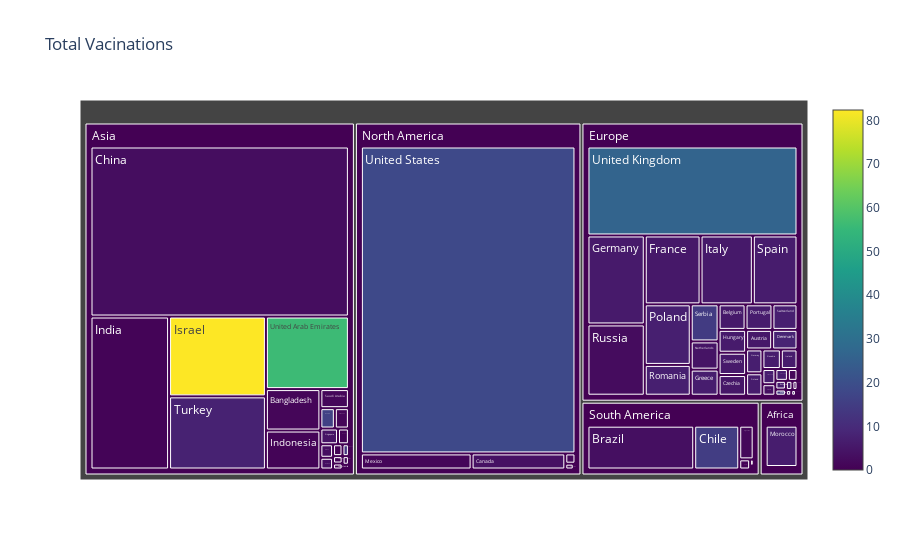

Here is the notebook cell this chart was saved with:
### Code cell
fig = go.Figure(go.Treemap(
    labels = labels,
    parents = parents,
    values = values3,
    marker=dict(colorscale='Viridis', colors=color3, showscale=True)
))
fig.update_layout(title='Total Vacinations')

fig.show()

### Figure 1 — Plotly figure (JSON) as saved in the notebook; plotly's stock layout.template omitted (floating-point values rounded to 4 significant figures)
{"data": [{"labels": ["Albania", "Algeria", "Andorra", "Argentina", "Austria", "Azerbaijan", "Bahrain", "Bangladesh", "Barbados", "Belgium", "Bolivia", "Brazil", "Bulgaria", "Canada", "Chile", "China", "Colombia", "Costa Rica", "Croatia", "Cyprus", "Czechia", "Denmark", "Dominican Republic", "Ecuador", "Egypt", "Estonia", "Finland", "France", "Germany", "Greece", "Guyana", "Hungary", "Iceland", "India", "Indonesia", "Iran", "Ireland", "Israel", "Italy", "Japan", "Kuwait", "Latvia", "Lebanon", "Liechtenstein", "Lithuania", "Luxembourg", "Maldives", "Malta", "Mauritius", "Mexico", "Monaco", "Morocco", "Myanmar", "Nepal", "Netherlands", "Norway", "Oman", "Pakistan", "Panama", "Peru", "Poland", "Portugal", "Qatar", "Romania", "Russia", "Saudi Arabia", "Serbia", "Seychelles", "Singapore", "Slovakia", "Slovenia", "South Africa", "Spain", "Sri Lanka", "Sweden", "Switzerland", "Turkey", "United Arab Emirates", "United Kingdom", "United States", "Africa", "Asia", "North America", "Europe", "South America"], "marker": {"colors": [0.11, 0.17, 2.1, 1.56, 5.41, 0.64, 15.97, 1.26, 3.17, 5.68, 0.09, 3.21, 1.56, 3.72, 15.03, 2.82, 0.07, 1.9, 3.46, 6.48, 5.07, 8.18, 0, 0.05, 0, 6.57, 6.3, 5.41, 5.81, 6.65, 0.08, 6.21, 7.54, 0.8, 0.72, 0.01, 6.3, 82.4, 5.69, 0, 3.21, 2.35, 0.19, 3.94, 6.91, 4.62, 12.95, 14.06, 0.02, 1.28, 6.12, 6.67, 0.19, 0.54, 4.38, 6.86, 3.09, 0.02, 1.06, 0.49, 7.03, 6.44, 1.74, 7.02, 2.67, 1.44, 14.5, 62.39, 4.38, 6.31, 6.81, 0.02, 6.28, 1.23, 5.8, 7.07, 7.75, 56.15, 26.3, 18.33, 0, 0, 0, 0, 0], "colorscale": [[0, "#440154"], [0.1111, "#482878"], [0.2222, "#3e4989"], [0.3333, "#31688e"], [0.4444, "#26828e"], [0.5556, "#1f9e89"], [0.6667, "#35b779"], [0.7778, "#6ece58"], [0.8889, "#b5de2b"], [1, "#fde725"]], "showscale": true}, "parents": ["Europe", "Africa", "Europe", "South America", "Europe", "Asia", "Asia", "Asia", "North America", "Europe", "South America", "South America", "Europe", "North America", "South America", "Asia", "South America", "North America", "Europe", "Europe", "Europe", "Europe", "North America", "South America", "Africa", "Europe", "Europe", "Europe", "Europe", "Europe", "South America", "Europe", "Europe", "Asia", "Asia", "Asia", "Europe", "Asia", "Europe", "Asia", "Asia", "Europe", "Asia", "Europe", "Europe", "Europe", "Asia", "Europe", "Africa", "North America", "Europe", "Africa", "Asia", "Asia", "Europe", "Europe", "Asia", "Asia", "North America", "South America", "Europe", "Europe", "Asia", "Europe", "Europe", "Asia", "Europe", "Africa", "Asia", "Europe", "Europe", "Africa", "Europe", "Asia", "Europe", "Europe", "Asia", "Asia", "Europe", "North America", "", "", "", "", ""], "type": "treemap", "values": [3049, 75000, 1622, 707148, 486888, 65000, 271749, 2082877, 9115, 658193, 10167, 6813168, 108356, 1402139, 2873389, 40520000, 33140, 96948, 142222, 56791, 542779, 473945, 373, 8190, 1315, 87147, 349139, 3668121, 4869641, 693436, 668, 600048, 25718, 11085173, 1956725, 10000, 310900, 7132468, 3439703, 5039, 137000, 44323, 12677, 1504, 188010, 28933, 70009, 62059, 207, 1656304, 2400, 2461192, 103142, 158487, 750899, 371630, 157742, 52768, 45535, 161113, 2660776, 656411, 50000, 1351280, 3900000, 501710, 987000, 61351, 256000, 344450, 141581, 10414, 2936011, 263779, 585843, 611842, 6533510, 5553391, 17852327, 61289500, 0, 0, 0, 0, 0]}], "layout": {"title": {"text": "Total Vacinations"}}}
